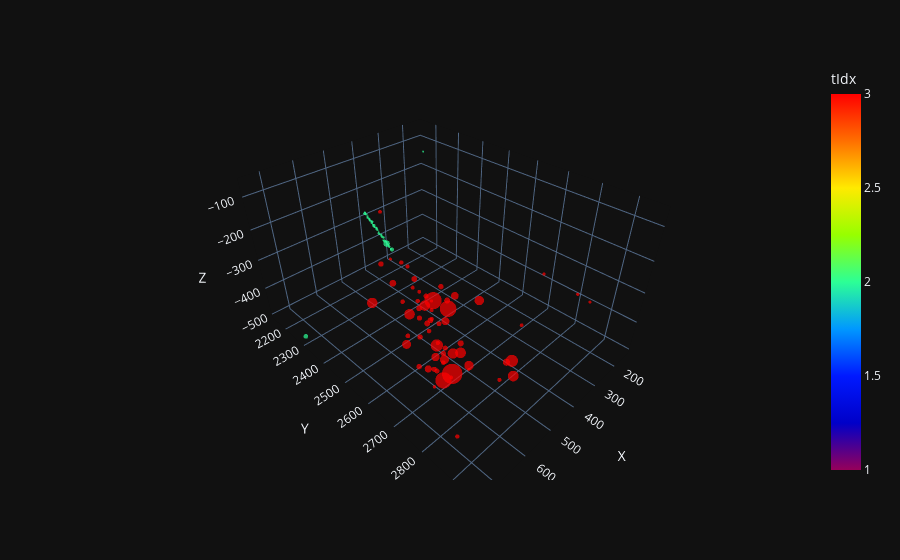

The notebook cell this image was saved under:
### Code cell
import pandas as pd
import plotly.express as px
from src.logger.plotting_tools import shuffle_truth_colors

mask = (g.ndata['particle_number_nomap'] !=-1) #  +(g.ndata['particle_number_nomap'] ==22)+(g.ndata['particle_number_nomap'] ==23)
tidx =  1*(g.ndata['hit_type'][mask].view(-1,1))
#tidx =    1*(g.ndata['hit_link_modified'][mask].view(-1,1))+1
features =  ((g.ndata['e_hits'][mask].view(-1,1))) #g.ndata["e_hits"][mask].view(-1,1)
X = g.ndata["pos_hits_xyz"][mask] #[mask]
data = {
            "X":X[:, 0].view(-1, 1).detach().cpu().numpy(),
            "Y": X[:, 1].view(-1, 1).detach().cpu().numpy(),
            "Z": X[:, 2].view(-1, 1).detach().cpu().numpy(),
            "tIdx": tidx.view(-1, 1).detach().cpu().numpy(),
            "features": features.view(-1, 1).detach().cpu().numpy(),
        }
hoverdict = {}
# if hoverfeat is not None:
#     for j in range(hoverfeat.shape[1]):
#         hoverdict["f_" + str(j)] = hoverfeat[:, j : j + 1]
#     data.update(hoverdict)

# if nidx is not None:
#     data.update({"av_same": av_same})

df = pd.DataFrame(
np.concatenate([data[k] for k in data], axis=1),
columns=[k for k in data],
)
rdst = np.random.RandomState(1234567890)  # all the same
# shuffle_truth_colors(df, "tIdx", rdst)

hover_data = ["tIdx"] #+ [k for k in hoverdict.keys()]
# if nidx is not None:
#     hover_data.append("av_same")
fig = px.scatter_3d(
df,
x="X",
y="Y",
z="Z",
color="tIdx",
size="features",
hover_data=hover_data,
template="plotly_dark",
color_continuous_scale=px.colors.sequential.Rainbow,
)
fig.update_traces(marker=dict(line=dict(width=0)))

### Figure 1 — Plotly figure (JSON) as saved in the notebook; plotly's stock layout.template omitted (floating-point values rounded to 4 significant figures)
{"data": [{"customdata": [[1], [2], [2], [2], [2], [2], [2], [2], [2], [2], [2], [2], [2], [2], [2], [2], [2], [2], [2], [2], [2], [2], [2], [2], [2], [2], [2], [2], [2], [2], [2], [2], [2], [2], [2], [2], [2], [2], [2], [2], [2], [2], [2], [3], [3], [3], [3], [3], [3], [3], [3], [3], [3], [3], [3], [3], [3], [3], [3], [3], [3], [3], [3], [3], [3], [3], [3], [3], [3], [3], [3], [3], [3], [3], [3], [3], [3], [3], [3], [3], [3], [3], [3], [3], [3], [3], [3], [3], [3], [3], [3], [3], [3], [3], [3], [3], [3], [3], [3], [3], [3], [3], [3], [3], [3], [3]], "hovertemplate": "X=%{x}<br>Y=%{y}<br>Z=%{z}<br>features=%{marker.size}<br>tIdx=%{marker.color}<extra></extra>", "legendgroup": "", "marker": {"color": [1, 2, 2, 2, 2, 2, 2, 2, 2, 2, 2, 2, 2, 2, 2, 2, 2, 2, 2, 2, 2, 2, 2, 2, 2, 2, 2, 2, 2, 2, 2, 2, 2, 2, 2, 2, 2, 2, 2, 2, 2, 2, 2, 3, 3, 3, 3, 3, 3, 3, 3, 3, 3, 3, 3, 3, 3, 3, 3, 3, 3, 3, 3, 3, 3, 3, 3, 3, 3, 3, 3, 3, 3, 3, 3, 3, 3, 3, 3, 3, 3, 3, 3, 3, 3, 3, 3, 3, 3, 3, 3, 3, 3, 3, 3, 3, 3, 3, 3, 3, 3, 3, 3, 3, 3, 3], "coloraxis": "coloraxis", "line": {"width": 0}, "size": [0, 0.006312, 0.01126, 0.005243, 0.006753, 0.005984, 0.004979, 0.005544, 0.005534, 0.004762, 0.007876, 0.00509, 0.007639, 0.01121, 0.005601, 0.01201, 0.006786, 0.005272, 0.006761, 0.006322, 0.005487, 0.004976, 0.005075, 0.005868, 0.005027, 0.005717, 0.005731, 0.006664, 0.007872, 0.007451, 0.006575, 0.01092, 0.006307, 0.005804, 0.05826, 0.006022, 0.004938, 0.007899, 0.006614, 0.005815, 0.02296, 0.03127, 0.005623, 0.0259, 0.02371, 0.04774, 0.02195, 0.0214, 0.03562, 0.4136, 0.1526, 0.01466, 0.01497, 0.01356, 0.02745, 0.02939, 0.1508, 0.02397, 0.03231, 0.02647, 0.03605, 0.1135, 0.583, 0.02411, 0.1524, 0.02356, 0.04476, 0.02842, 0.04026, 0.01304, 0.04194, 0.02072, 0.2096, 0.09743, 0.02943, 0.03125, 0.04154, 0.01971, 0.03553, 0.07231, 0.1595, 0.112, 0.1599, 0.01913, 0.07172, 0.03941, 0.04947, 0.04552, 0.156, 0.06486, 0.03716, 0.01684, 0.0409, 0.02743, 0.01382, 0.2059, 0.1238, 0.04072, 0.05131, 0.08298, 0.125, 0.01509, 0.05263, 0.09144, 0.3837, 0.3715], "sizemode": "area", "sizeref": 0.001457, "symbol": "circle"}, "mode": "markers", "name": "", "scene": "scene", "showlegend": false, "type": "scatter3d", "x": [398.0, 397.8, 402.9, 402.9, 402.9, 402.9, 408, 408, 408, 413.1, 413.1, 413.1, 413.1, 418.2, 418.2, 418.2, 423.3, 423.3, 423.3, 423.3, 428.4, 428.4, 428.4, 433.5, 433.5, 433.5, 433.5, 438.6, 438.6, 438.6, 443.7, 443.7, 443.7, 443.7, 448.8, 448.8, 448.8, 453.9, 453.9, 453.9, 453.9, 741.8, 142.8, 480, 480, 480, 510, 510, 510, 510, 540, 240, 180, 150, 540, 570, 630, 540, 540, 570, 570, 600, 600, 510, 570, 540, 570, 600, 630, 600, 630, 600, 600, 630, 630, 690, 630, 480, 600, 630, 570, 630, 600, 630, 450, 630, 630, 630, 660, 660, 660, 660, 660, 690, 690, 660, 660, 480, 510, 510, 510, 540, 600, 570, 480, 630], "y": [2150, 2152.0, 2157.0, 2162.0, 2168.0, 2173.0, 2178.0, 2183.0, 2188.0, 2193.0, 2198.0, 2203.0, 2208.0, 2213, 2218.0, 2223.0, 2228.0, 2233.0, 2238.0, 2243.0, 2248.0, 2253.0, 2258.0, 2264.0, 2269.0, 2274.0, 2279.0, 2284.0, 2289.0, 2294.0, 2299.0, 2304.0, 2309.0, 2314, 2319.0, 2324.0, 2329.0, 2334.0, 2339.0, 2344.0, 2349.0, 2284.0, 2157.0, 2421, 2448.0, 2474, 2500.0, 2527, 2554.0, 2580, 2580, 2739, 2818.0, 2845, 2554.0, 2527, 2474, 2606.0, 2633, 2660.0, 2686, 2712.0, 2739, 2818.0, 2712.0, 2606.0, 2633, 2660.0, 2660.0, 2527, 2527, 2500.0, 2686, 2712.0, 2739, 2686, 2739, 2845, 2686, 2686, 2898, 2606.0, 2766.0, 2766.0, 2792, 2660.0, 2686, 2660.0, 2660.0, 2606.0, 2739, 2739, 2686, 2845, 2872.0, 2951, 2845, 2580, 2633, 2660.0, 2739, 2606.0, 2766.0, 2686, 2606.0, 2739], "z": [-274.4, -275.4, -275.4, -275.4, -275.4, -280.5, -280.5, -280.5, -280.5, -280.5, -280.5, -280.5, -280.5, -280.5, -285.6, -285.6, -285.6, -285.6, -285.6, -285.6, -285.6, -285.6, -290.7, -290.7, -290.7, -290.7, -290.7, -290.7, -290.7, -290.7, -295.8, -295.8, -295.8, -295.8, -295.8, -295.8, -295.8, -295.8, -295.8, -300.9, -300.9, -499.8, -142.8, -300, -300, -330, -330, -330, -330, -330, -330, -300, -360, -390, -330, -330, -330, -360, -360, -390, -390, -390, -420, -450, -390, -330, -330, -330, -330, -180, -180, -60, -360, -360, -360, -270, -330, -270, -450, -420, -330, -390, -330, -390, -450, -270, -270, -240, -240, -180, -360, -420, -390, -480, -240, -180, -270, -300, -300, -270, -240, -300, -300, -300, -360, -420]}], "layout": {"coloraxis": {"colorbar": {"title": {"text": "tIdx"}}, "colorscale": [[0, "rgb(150,0,90)"], [0.125, "rgb(0,0,200)"], [0.25, "rgb(0,25,255)"], [0.375, "rgb(0,152,255)"], [0.5, "rgb(44,255,150)"], [0.625, "rgb(151,255,0)"], [0.75, "rgb(255,234,0)"], [0.875, "rgb(255,111,0)"], [1, "rgb(255,0,0)"]]}, "legend": {"itemsizing": "constant", "tracegroupgap": 0}, "margin": {"t": 60}, "scene": {"domain": {"x": [0, 1], "y": [0, 1]}, "xaxis": {"title": {"text": "X"}}, "yaxis": {"title": {"text": "Y"}}, "zaxis": {"title": {"text": "Z"}}}}}
